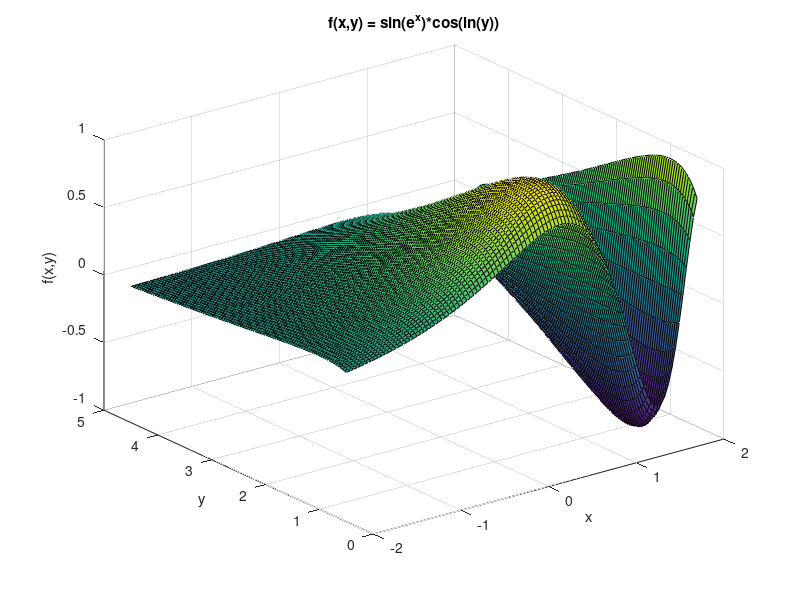

The MATLAB script that drew this image:
% plot a function of 2 variables

% f:[-2,2]x[0.5,4.5] -> R
% f(x,y) = sin(e^x)*cos(ln(y))

x = linspace(-2, 2, 100);
y = linspace(0.5, 4.5, 100);
[X, Y] = meshgrid(x, y); % meshgrid will find the intersection of points of x and y, and create a grid of points for which we can evaluate the function
Z = sin(exp(X)).*cos(log(Y));
surf(X, Y, Z);
title('f(x,y) = sin(e^x)*cos(ln(y))');
xlabel('x');
ylabel('y');
zlabel('f(x,y)');
grid on;
